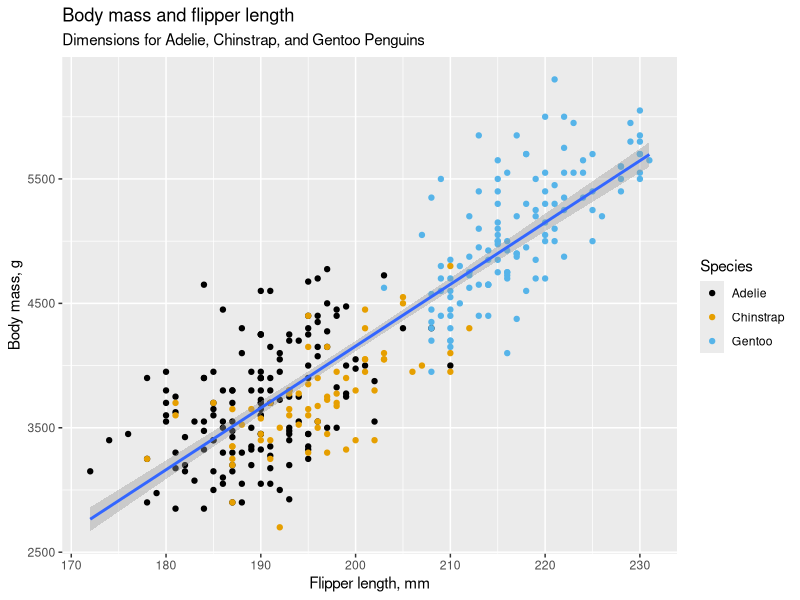
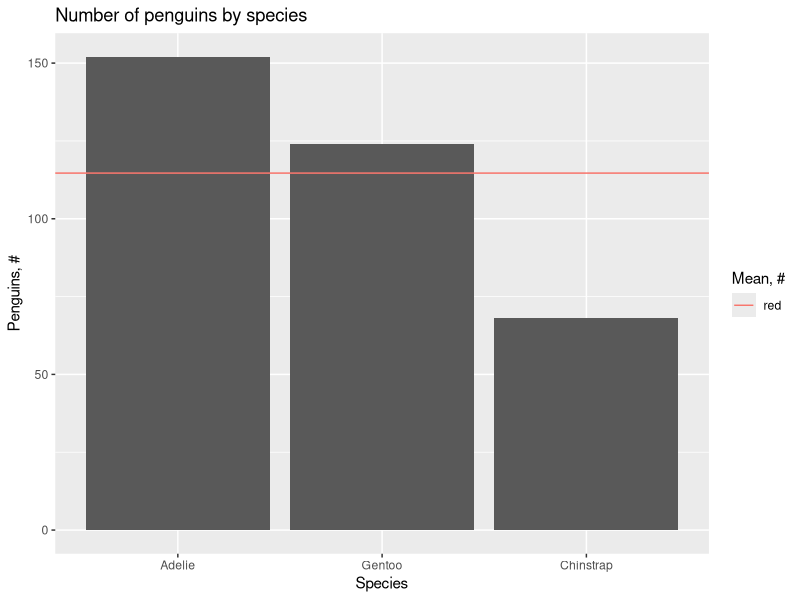
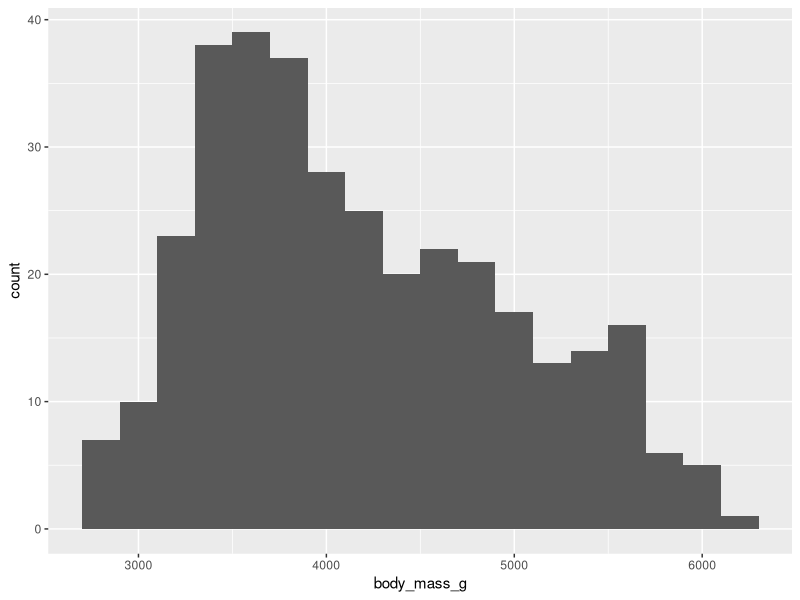
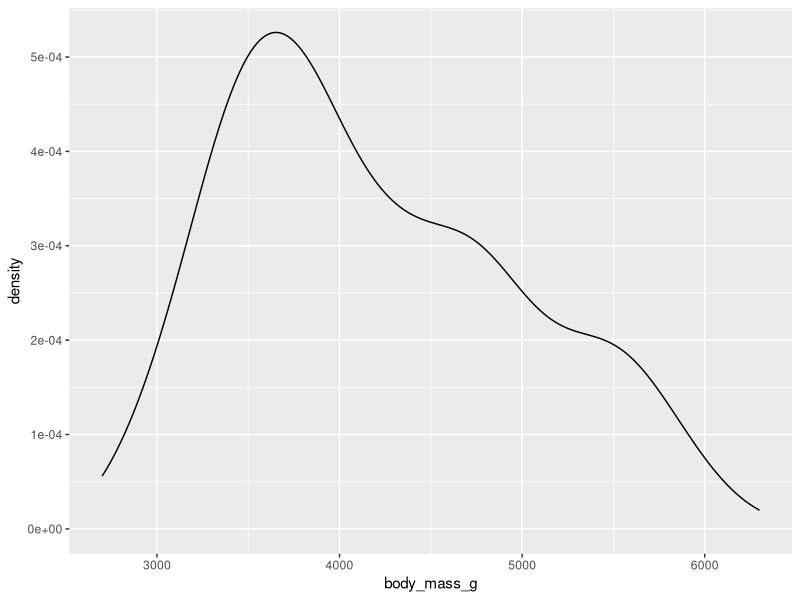
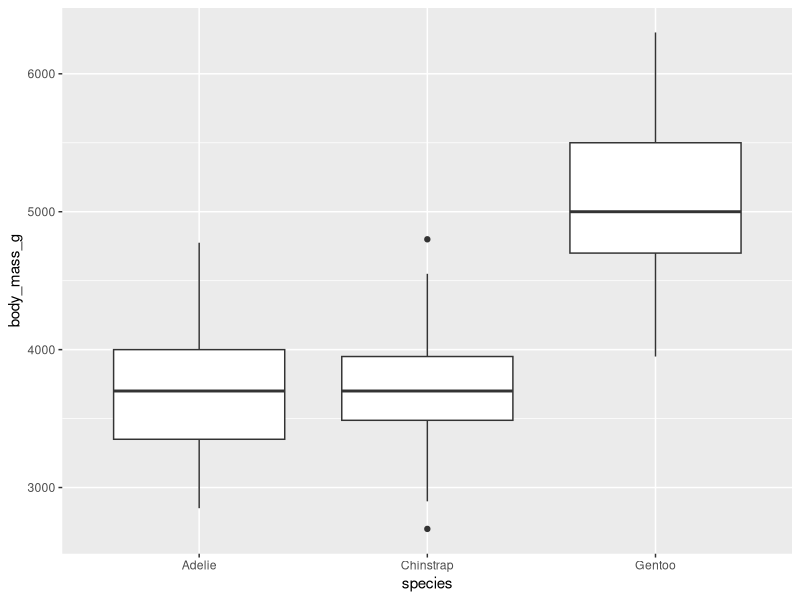
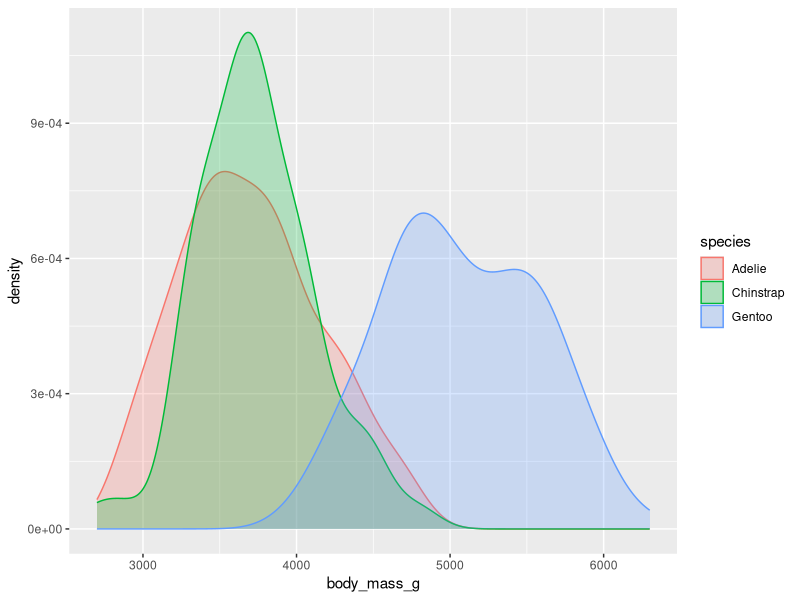
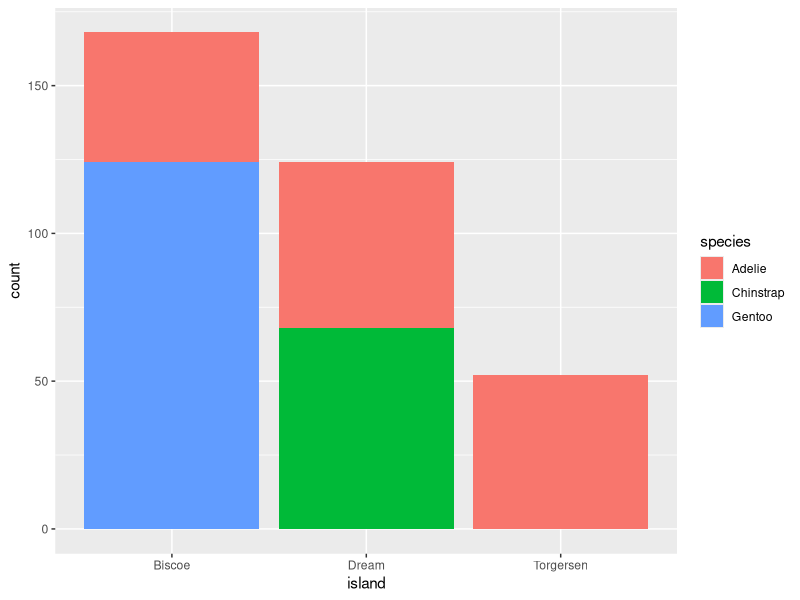
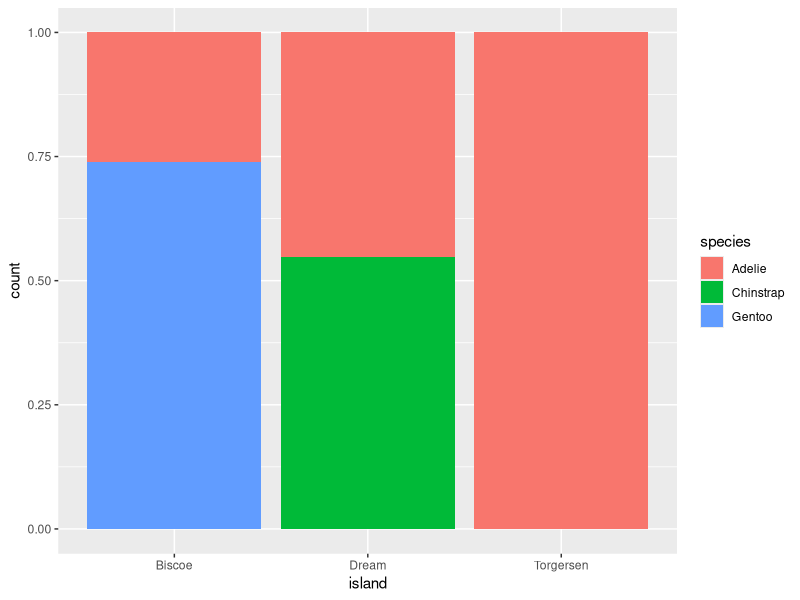

Reproduce these figures in R, in order.
# this file contains the worked examples and solutions to the problems from section 1 of
# Wickham, H. et al 2023. "R for Data Science", O'Reilly.
# the text is available at
# https://r4ds.hadley.nz/data-visualize

library(tidyverse)
# install.packages("palmerpenguins")
# install.packages("ggthemes")
library(palmerpenguins)
library(ggthemes)

# s c a t t e r p l o t

# start by inspecting the number of variables and their datatypes as well as the number of records
glimpse(penguins)
# pay attention to the factors' levels
levels(penguins$species)
levels(penguins$island)
levels(penguins$sex)
# summarise the numeric variables to get the idea of their range and distribution
summary(penguins$bill_length_mm)
summary(penguins$bill_depth_mm)
summary(penguins$flipper_length_mm)
summary(penguins$body_mass_g)
# mind NAs and develop a strategy for dealing with them

# in order to establish the relationship between two numeric variables, obviously, start with a scatterplot and, optionally, color-code or otherwise mark some categorical variables
ggplot(
  data = penguins,
  mapping = aes(x = flipper_length_mm, y = body_mass_g)
  ) +
  geom_point(mapping = aes(color = species)) +  #, shape = species )) +
  geom_smooth(method = "lm") +
  labs(
    title = "Body mass and flipper length",
    subtitle = "Dimensions for Adelie, Chinstrap, and Gentoo Penguins",
    x = "Flipper length, mm", y = "Body mass, g",
    color = "Species", shape = "Species"
  ) +
  scale_color_colorblind()

# exercises 1.2.5
# TODO

# d e n s i t y   p l o t   e t c

# a bar chart for categorical data
mean_ = sum(is.na(penguins$species) == FALSE) / nlevels(penguins$species)
ggplot(
  data = penguins,
  mapping = aes(x = fct_infreq(species))
  ) +
  geom_bar() +
  geom_hline(mapping = aes(yintercept = mean_, colour = "red")) +
  labs(
    title = "Number of penguins by species",
    x = "Species", y = "Penguins, #", colour = "Mean, #"
  )

# a histogram for discrete numerical data
ggplot(penguins, aes(x = body_mass_g)) +
  geom_histogram(binwidth = 200)

# a density plot for continuous numerical data
ggplot(penguins, aes(x = body_mass_g)) +
  geom_density()

# exercises 1.4.3
# TODO

# r e l a t i o n s h i p   o f   t w o +   v a r i a b l e s

# a boxplot
ggplot(penguins,
       aes(x = species, y = body_mass_g)) +
  geom_boxplot()

# density plots for separate categories
ggplot(penguins,
       aes(x = body_mass_g, color = species, fill = species)) +
  geom_density(alpha = 0.25)

# a stacked bar chart
ggplot(penguins,
       aes(x = island, fill = species)) +
  geom_bar()

# a normalised stacked  bar chart
ggplot(penguins,
       aes(x = island, fill = species)) +
  geom_bar(position = "fill")

# scatterplots with facets
ggplot(penguins,
       aes(x = flipper_length_mm, y = body_mass_g)) +
  geom_point(aes(color = species, shape = species)) +
  facet_wrap(~island)

# exercises 1.5.5
# TODO


# exercises 1.6.1
# TODO